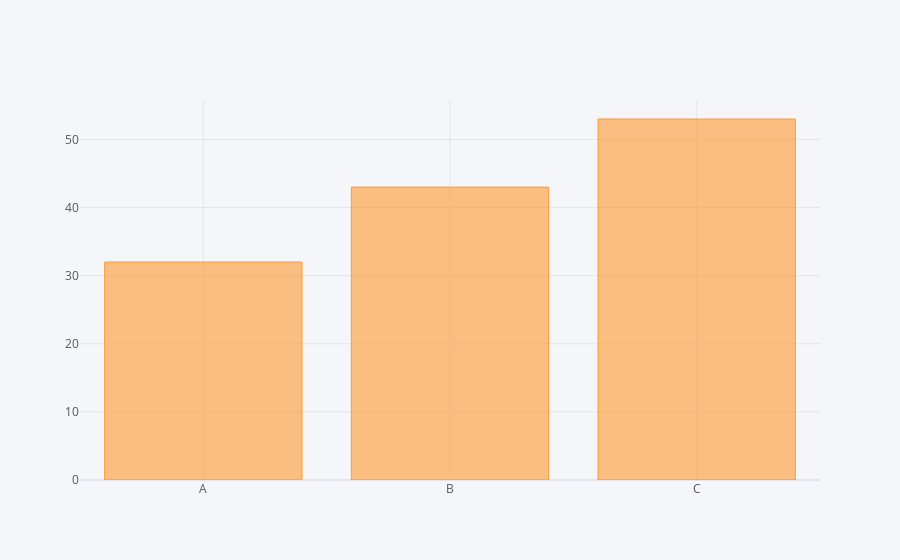

The cell this chart's notebook holds for it:
### Code cell
df2.iplot(kind='bar', x='Category', y='Values')

### Figure 1 — Plotly figure (JSON) as saved in the notebook; plotly's stock layout.template omitted (floating-point values rounded to 4 significant figures)
{"data": [{"marker": {"color": "rgba(255, 153, 51, 0.6)", "line": {"color": "rgba(255, 153, 51, 1.0)", "width": 1}}, "name": "Values", "orientation": "v", "text": "", "type": "bar", "x": ["A", "B", "C"], "y": [32, 43, 53]}], "layout": {"legend": {"bgcolor": "#F5F6F9", "font": {"color": "#4D5663"}}, "paper_bgcolor": "#F5F6F9", "plot_bgcolor": "#F5F6F9", "title": {"font": {"color": "#4D5663"}}, "xaxis": {"gridcolor": "#E1E5ED", "showgrid": true, "tickfont": {"color": "#4D5663"}, "title": {"font": {"color": "#4D5663"}, "text": ""}, "zerolinecolor": "#E1E5ED"}, "yaxis": {"gridcolor": "#E1E5ED", "showgrid": true, "tickfont": {"color": "#4D5663"}, "title": {"font": {"color": "#4D5663"}, "text": ""}, "zerolinecolor": "#E1E5ED"}}}
